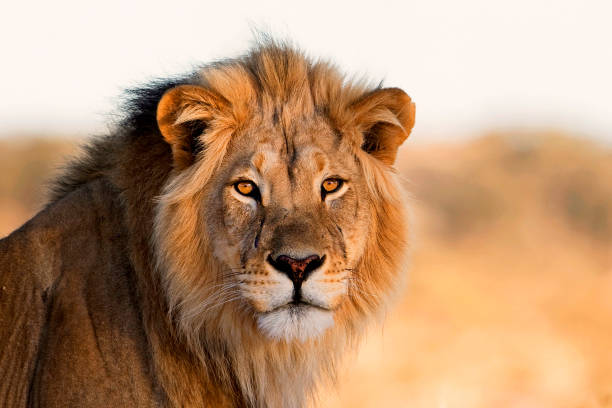
#> input picture LAB#11/image1.jpg, 612 x 408 px
$ jupyter execute Task.ipynb
#> lines starting #> are read from the running program, lines starting #| are printed output that depends on the picture; after the words box and inside, x2 and y2 are one past the last pixel; in counts of white or black regions, pixels touching at a corner belong together
[cell 1]
import cv2
import numpy as np

[cell 2]
# Task 1
image = cv2.imread('image1.jpg')
#> image is the input picture: shape (408, 612, 3); mean B, G, R 118.4, 150.7, 188.2

cv2.imshow('Original Image', image)
cv2.waitKey(0)

gray_image = cv2.cvtColor(image, cv2.COLOR_BGR2GRAY)
cv2.imshow('Grayscale Image', gray_image)
cv2.waitKey(0)

resized_image = cv2.resize(image, (400, 300))
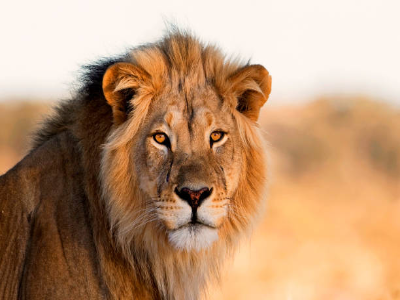
#> resized_image: shape (300, 400, 3); mean B, G, R 118.3, 150.6, 188.1
cv2.imshow('Resized Image', resized_image)
cv2.waitKey(0)

cv2.imwrite('grayscale_output.jpg', gray_image)
cv2.imwrite('resized_output.jpg', resized_image)

cv2.destroyAllWindows()

[cell 3]
# Task 2
blank_image = np.zeros((500, 700, 3), dtype=np.uint8)
blank_image[:] = (255, 255, 255)

cv2.rectangle(blank_image, (50, 50), (250, 200), (0, 255, 0), 3)

cv2.rectangle(blank_image, (300, 100), (500, 250), (255, 0, 0), -1)

cv2.circle(blank_image, (150, 350), 80, (0, 0, 255), 5)

cv2.circle(blank_image, (400, 370), 60, (255, 165, 0), -1)

cv2.rectangle(blank_image, (520, 50), (650, 150), (128, 0, 128), 2)
cv2.circle(blank_image, (585, 300), 50, (0, 255, 255), 4)
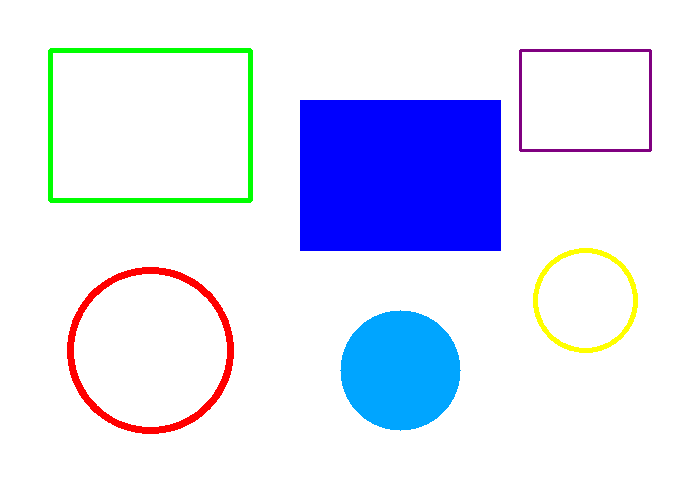
#> blank_image: shape (500, 700, 3); mean of channels 0, 1, 2 248.2, 226.4, 221.6; drawn as B, G, R

cv2.imshow('Blank Image with Shapes', blank_image)
cv2.waitKey(0)

cv2.imwrite('shapes_output.jpg', blank_image)

cv2.destroyAllWindows()

[cell 4]
# Task 3
image = cv2.imread('image1.jpg')

blurred_image = cv2.GaussianBlur(image, (15, 15), 0)

cv2.imshow('Original Image', image)
cv2.imshow('Blurred Image', blurred_image)
cv2.waitKey(0)

height, width = image.shape[:2]
#> height = 408; width = 612
x_start, y_start = 100, 50
x_end, y_end = 400, 300

cropped_image = image[y_start:y_end, x_start:x_end]
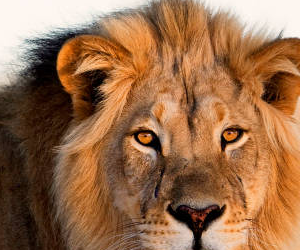
#> cropped_image: shape (250, 300, 3); mean B, G, R 75.2, 109.2, 153.5

cv2.imshow('Cropped Image', cropped_image)
cv2.waitKey(0)

cv2.imwrite('blurred_output.jpg', blurred_image)
cv2.imwrite('cropped_output.jpg', cropped_image)

cv2.destroyAllWindows()

[cell 5]
# Task 4
image = cv2.imread('image1.jpg')

font = cv2.FONT_HERSHEY_SIMPLEX
text = 'OpenCV Text'
position = (50, 100)
font_scale = 2
color = (0, 255, 0)
thickness = 3

image_with_text = image.copy()
cv2.putText(image_with_text, text, position, font, font_scale, color, thickness, cv2.LINE_AA)
#> image_with_text: shape (408, 612, 3); 2.45% of pixels changed, all inside (x1, y1, x2, y2) = (53, 55, 442, 117)

cv2.imshow('Image with Text', image_with_text)
cv2.waitKey(0)

blank_image = np.zeros((400, 800, 3), dtype=np.uint8)
blank_image[:] = (255, 255, 255)

cv2.putText(blank_image, 'Hello World!', (50, 100), cv2.FONT_HERSHEY_DUPLEX, 2, (255, 0, 0), 3, cv2.LINE_AA)
cv2.putText(blank_image, 'OpenCV Tutorial', (50, 200), cv2.FONT_HERSHEY_TRIPLEX, 1.5, (0, 255, 0), 2, cv2.LINE_AA)
cv2.putText(blank_image, 'Image Processing', (50, 300), cv2.FONT_HERSHEY_COMPLEX, 1.2, (0, 0, 255), 2, cv2.LINE_AA)

cv2.imshow('Blank Image with Text', blank_image)
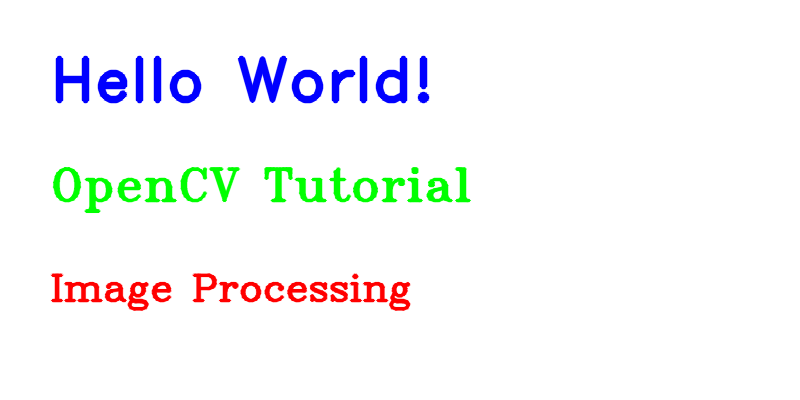
#> window 'Blank Image with Text': shape (400, 800, 3); mean B, G, R 248.1, 247.1, 246.2
cv2.waitKey(0)

cv2.imwrite('image_with_text.jpg', image_with_text)
cv2.imwrite('blank_with_text.jpg', blank_image)

cv2.destroyAllWindows()

[cell 6]
# Task 5
gray_image = cv2.imread('image1.jpg', cv2.IMREAD_GRAYSCALE)
#> gray_image: shape (408, 612); min 0, max 255, mean 158.1

cv2.imshow('Original Grayscale', gray_image)
cv2.waitKey(0)

ret, binary_image = cv2.threshold(gray_image, 127, 255, cv2.THRESH_BINARY)
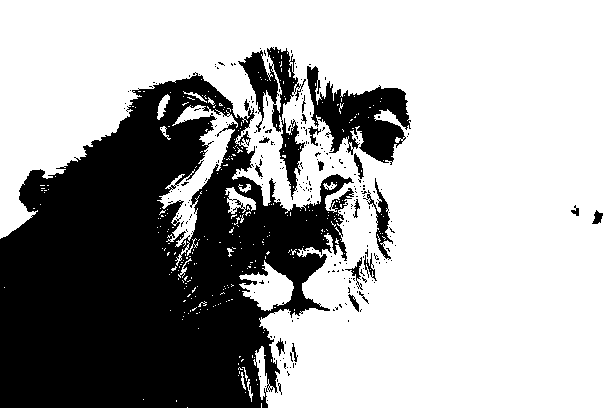
#> binary_image: shape (408, 612); 66.6% white; 253 black regions (231 under 20 px), largest, box (x1, y1, x2, y2) and area: (0, 72, 354, 408) 73036, (307, 66, 411, 165) 4909, (238, 47, 306, 200) 3092

cv2.imshow('Binary Thresholded Image', binary_image)
cv2.waitKey(0)

height, width = binary_image.shape
center = (width // 2, height // 2)
#> center = (306, 204)

rotation_matrix = cv2.getRotationMatrix2D(center, 60, 1.0)

rotated_image = cv2.warpAffine(binary_image, rotation_matrix, (width, height))
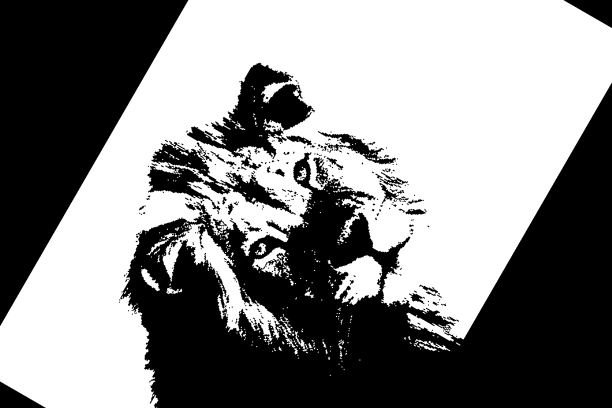
#> rotated_image: shape (408, 612); min 0, max 255, mean 133.5

cv2.imshow('Rotated Image (60 degrees)', rotated_image)
cv2.waitKey(0)

cv2.imwrite('binary_threshold.jpg', binary_image)
cv2.imwrite('rotated_60.jpg', rotated_image)

cv2.destroyAllWindows()

[cell 7]
# Task 6
image1 = cv2.imread('image1.jpg')
image2 = cv2.imread('image2.jpg')
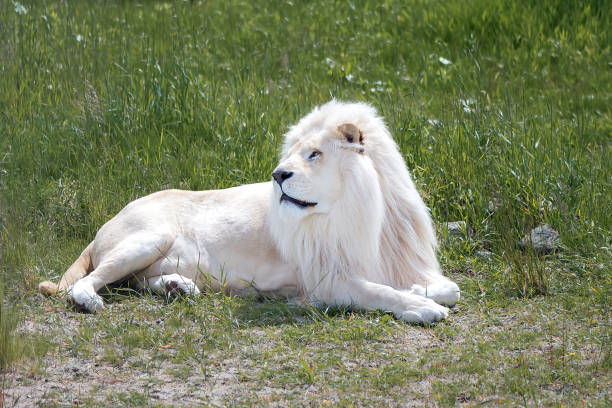
#> input picture LAB#11/image2.jpg, 612 x 408 px
#> image2 is the input picture: shape (408, 612, 3); mean B, G, R 98.4, 130.7, 122.6

if image1.shape != image2.shape:
    image2 = cv2.resize(image2, (image1.shape[1], image1.shape[0]))

alpha = 0.5
beta = 0.5
gamma = 0

blended_image = cv2.addWeighted(image1, alpha, image2, beta, gamma)
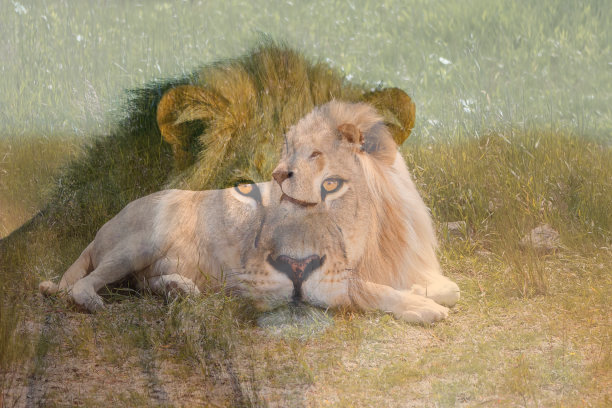
#> blended_image: shape (408, 612, 3); mean B, G, R 108.4, 140.7, 155.4

cv2.imshow('Image 1', image1)
cv2.imshow('Image 2', image2)
cv2.imshow('Blended Image', blended_image)
cv2.waitKey(0)

gray_blended = cv2.cvtColor(blended_image, cv2.COLOR_BGR2GRAY)
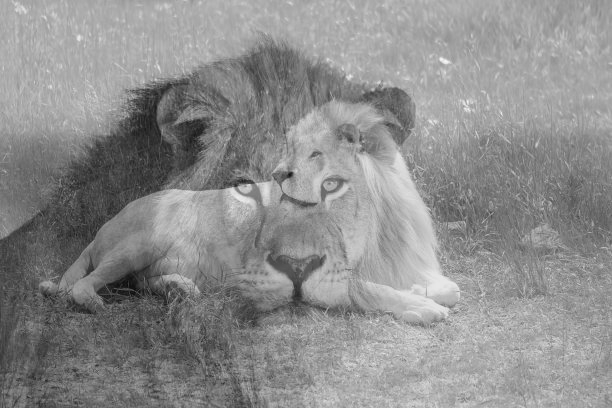
#> gray_blended: shape (408, 612); min 9, max 246, mean 141.4

cv2.imshow('Grayscale Blended', gray_blended)
cv2.waitKey(0)

equalized_image = cv2.equalizeHist(gray_blended)
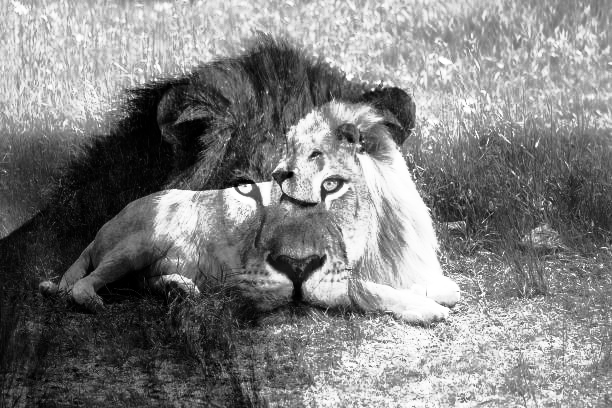
#> equalized_image: shape (408, 612); min 0, max 255, mean 128.7

cv2.imshow('Histogram Equalized Image', equalized_image)
cv2.waitKey(0)

cv2.imwrite('blended_output.jpg', blended_image)
cv2.imwrite('gray_blended_output.jpg', gray_blended)
cv2.imwrite('equalized_output.jpg', equalized_image)

cv2.destroyAllWindows()
